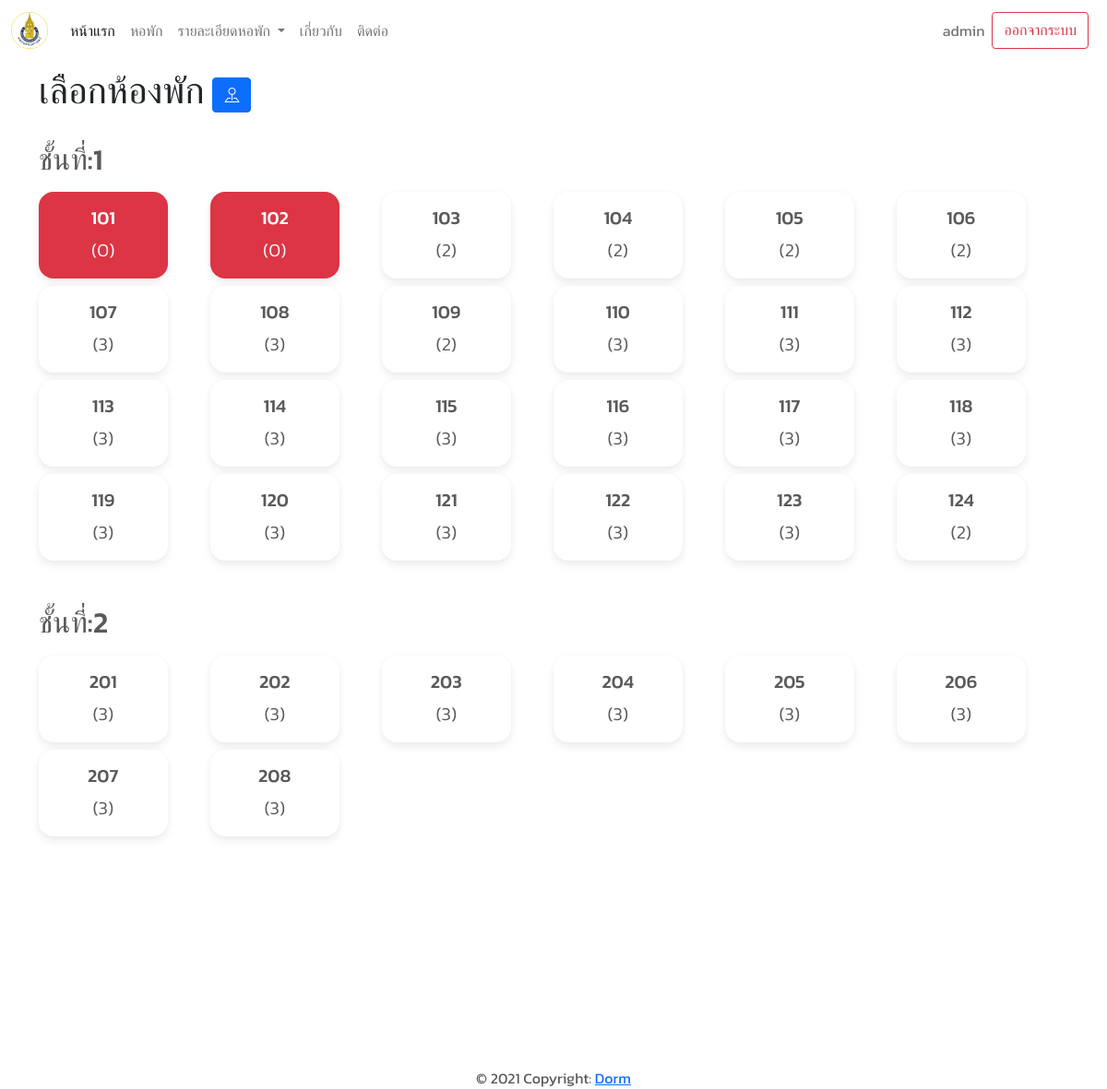
Page /dorm/room/2/ (signed in) on the earlier database version.
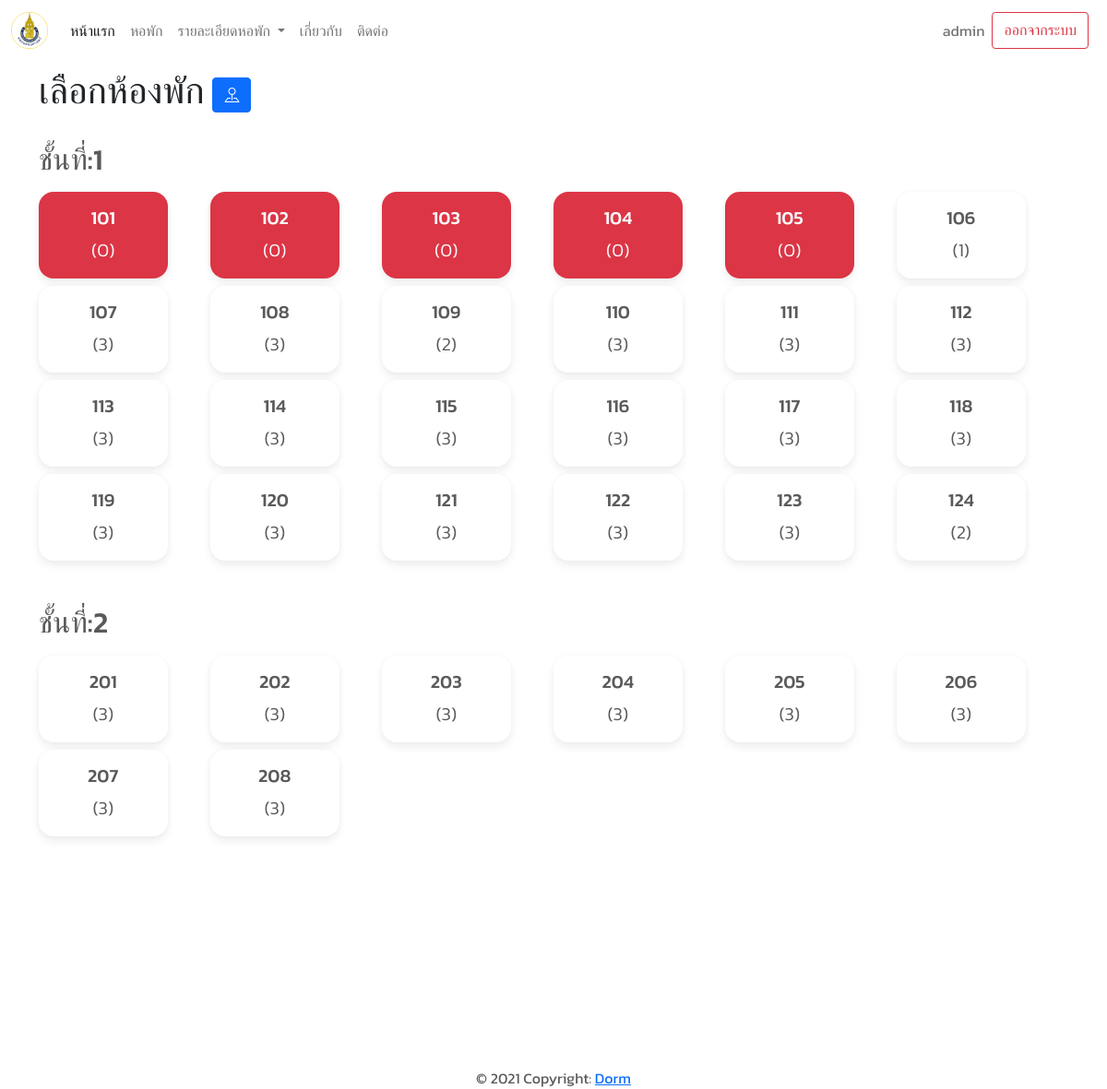
Same page on the later database version.
### dorm/models.py (models this page shows, shortened)
class Floor(models.Model):
	dorm_name = models.ForeignKey(Dormitory, on_delete=models.PROTECT, related_name='dormitory',
								  related_query_name="dormitory",
								  verbose_name="ชื่อหอพัก")
	number = models.PositiveIntegerField(default=1, verbose_name="ชั้น")

class Room(models.Model):
	TYPE_IN_ROOM = [('MALE', 'ผู้ชาย'), ('FEMALE', 'ผู้หญิง')]
	floor = models.ForeignKey(Floor, on_delete=models.PROTECT, related_name="floor", related_query_name="floor",
							  verbose_name="ชั้น")
	room_id = models.CharField(max_length=10, blank=True, null=True, unique=True, verbose_name="เลขห้อง")
	room_type = models.CharField(max_length=10, choices=TYPE_IN_ROOM, verbose_name="ประเภทห้องพัก")
	amount = models.PositiveIntegerField(default=3, verbose_name="จำนวน")
	is_status = models.BooleanField(default=True, verbose_name="สถานะของห้อง")

### dorm/views.py (the view)
# urls.py: path("room/<int:pk>/", views.RoomView.as_view(), name="room-name")
class RoomView(LoginRequiredMixin, View):
	login_url = "login"
	def get(self, request, pk):
		context = {}
		dorm = Dormitory.objects.get(pk=pk)
		context["floors"] = dorm.dormitory.all()
		return render(request, "dorm/room.html", context)

### main/context_processors.py (called while the page is built)
def all_dormitory(self):
	dorms = Dormitory.objects.all()
	return dict(dorms= dorms )

### dorm/templates/dorm/room.html (shortened to what this page needs)
{% extends "base.html" %}
{% load static %}
{% block content %}
    <section id="room">
        <div class="container ">
            <p class="text-dark  h1 py-2"> เลือกห้องพัก <span>
                <button type="button" class="btn btn-primary" data-bs-toggle="modal" data-bs-target="#exampleModal">
                     <i class="bi bi-pin-map"></i>
                 </button></span>
            </p>
            {% for floor in floors %}
                <h2 class="mb-2 mt-4">ชั้นที่:{{ floor.number }}</h2>
                <div class="d-flex flex-row flex-wrap mb-5">
                    {% for room in floor.floor.all %}
                        <div class="col-lg-2 col-md-3 col-4  mt-2 ">
                            <div class="card w-75 sm-w-100 text-center lead {% if room.amount == 0 %}bg-danger text-light{% endif %}">
                                <form method="POST" action="{% url 'confirm' %}" id="{{ room.id }}">
                                    <div class="card-body"
                                            {% if room.amount != 0 %} onclick="submitform({{ room.id }}) {% endif %}">
                                        <h5 class="card-title">{{ room.room_id }}</h5>
                                        <p class="card-text">({{ room.amount }})</p>
                                    </div>
                                </form>
                            </div>
                        </div>
                    {% endfor %}
                </div>
            {% endfor %}
        </div>
    </section>
{% endblock %}

### templates/base.html (shortened to what this page needs)
{% load static %}
<!doctype html>
<html lang="en">
<head>
    <link href="https://cdn.jsdelivr.net/npm/bootstrap@5.0.1/dist/css/bootstrap.min.css" rel="stylesheet"
>
    <link href="{% static  'css/carousel.css' %}" rel="stylesheet">
    <link rel="stylesheet" href="{% static "css/style.css" %}">
    <link rel="stylesheet" href="https://cdn.jsdelivr.net/npm/bootstrap-icons@1.5.0/font/bootstrap-icons.css">
</head>
<body class="p-0">
<div id="page-container">
    {% include "include/navbar.html" %}
    <div id="content-wrap">
        {% block content %}
        {% endblock %}
    </div>
    {% include "include/footer.html" %}
</div>
</body>
</html>

### templates/include/navbar.html (shortened to what this page needs)
{% load static %}
<nav class="navbar navbar-expand-lg navbar-light ">
    <div class="container-fluid">
        <a class="navbar-brand" href="{% url 'index' %}">
                <img src="{% static 'images/pic/medpsu.png' %}" alt=""  height="40">
            </a>
            <div class="collapse navbar-collapse" id="navbarSupportedContent">
                <ul class="navbar-nav me-auto mb-2 mb-lg-0">
                    <li class="nav-item">
                        <a class="nav-link active" aria-current="page" href="{% url 'index' %}">หน้าแรก</a>
                    </li>
                    <li class="nav-item">
                        <a class="nav-link" href="{% url 'dorm' %}">หอพัก</a>
                    </li>
                    <li class="nav-item dropdown">
                        <a class="nav-link dropdown-toggle" href="#" id="navbarDropdown" role="button"
                           data-bs-toggle="dropdown" aria-expanded="false">
                            รายละเอียดหอพัก
                        </a>
                    </li>
                    <li class="nav-item">
                        <a class="nav-link" href="#">เกี่ยวกับ</a>
                    </li>
                    <li class="nav-item">
                        <a class="nav-link" href="#">ติดต่อ</a>
                    </li>
                </ul>
                <ul class="navbar-nav mb-2 mb-lg-0">
                    {% if request.user.is_authenticated %}
                        <li class="nav-item"><a class="nav-link" href="#">{{ request.user }}</a></li>
                        <a href="{% url 'logout' %}" class="btn btn-outline-danger me-2 my-sm-0" type="button">ออกจากระบบ</a>
                    {% else %}
                        <a href="{% url 'login' %}" class="btn btn-outline-success me-2 my-sm-0" type="button">เข้าสู่ระบบ</a>
                        &nbsp;
                    {% endif %}
                </ul>
            </div>
    </div>
</nav>

### templates/include/footer.html
<footer class="page-footer font-small blue " id="footer">
    <div class="footer-copyright text-center py-3 ">© 2021 Copyright:
        <a href="#"> Dorm</a>
    </div>
</footer>

### static/css/carousel.css (style rules this page uses)
body { padding-top: 3rem; padding-bottom: 3rem; color: #5a5a5a; }

### static/css/style.css (style rules this page uses)
* { font-family: 'Kanit', sans-serif !important; }
#page-container { position: relative; min-height: 100vh; }
#content-wrap { padding-bottom: 2.5rem; }
#footer { position: absolute; bottom: 0; width: 100%; height: 2.5rem; }

### dorm/templates/dorm/room.html (style rules this page uses)
.card { background: #fff; box-shadow: 0 6px 10px rgba(0, 0, 0, .06), 0 0 6px rgba(0, 0, 0, .04); transition: .3s transform cubic-bezier(.155, 1.105, .295, 1.12), .3s box-shadow, .3s -webkit-transform cubic-bezier(.155, 1.105, .295, 1.12); border: 0; border-radius: 1rem }
.container { height: 75vh; overflow: auto; background: #fff; }

Differences in the rows shown:
changed Room (number 3 of 32 on the later page): amount "2" → "0"
changed Room (number 4 of 32 on the later page): amount "2" → "0"
changed Room (number 5 of 32 on the later page): amount "2" → "0"
changed Room (number 6 of 32 on the later page): amount "2" → "1"
